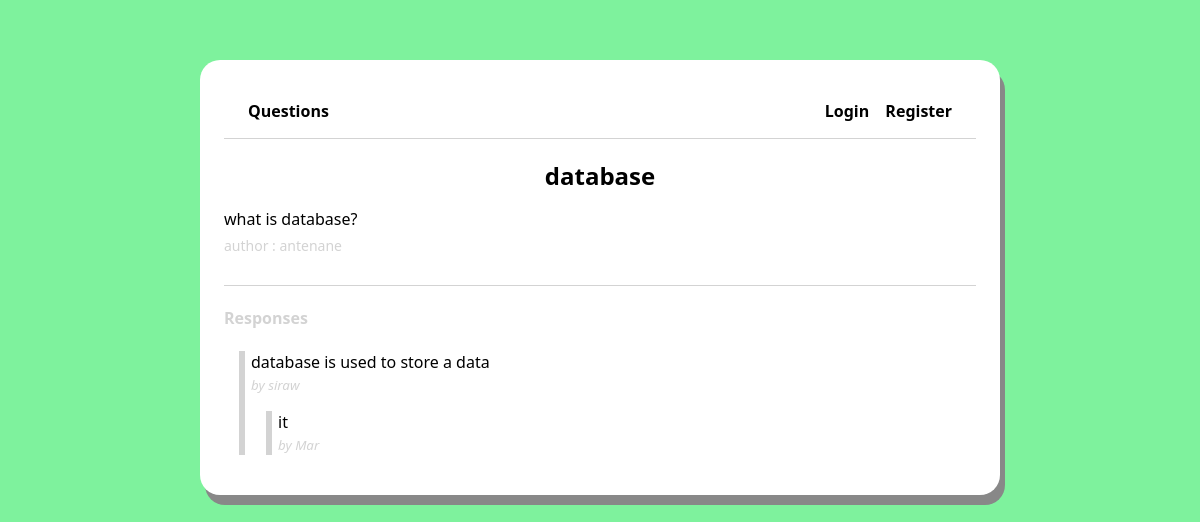
Page /question/4/ on the committed database.
### knowledge_portal/models.py (models this page shows, shortened)
class Question(models.Model):
    author = models.ForeignKey(User, null=False, on_delete=models.CASCADE)
    title = models.CharField(max_length=200, null=False)
    body = models.TextField(null=False)
    created_at = models.DateTimeField(auto_now_add=True)
    updated_at = models.DateTimeField(auto_now=True)
    def get_responses(self):
        return self.responses.filter(parent=None)

class Response(models.Model):
    user = models.ForeignKey(User, null=False, on_delete=models.CASCADE)
    question = models.ForeignKey(Question, null=False, on_delete=models.CASCADE, related_name='responses')
    parent = models.ForeignKey('self', null=True, blank=True, on_delete=models.CASCADE)
    body = models.TextField(null=False)
    created_at = models.DateTimeField(auto_now_add=True)
    updated_at = models.DateTimeField(auto_now=True)
    def get_responses(self):
        return Response.objects.filter(parent=self)

### knowledge_portal/views.py (the view, shortened to what this page needs)
# urls.py: path('question/<int:id>/', views.questionPage, name='question'),
def questionPage(request, id):
    response_form = NewResponseForm()
    reply_form = NewReplyForm()
    question = Question.objects.get(id=id)
    context = {
        'question': question,
        'response_form': response_form,
        'reply_form': reply_form,
    }
    return render(request, 'knowledge_portal/question.html', context)

### knowledge_portal/templates/Knowledge_portal/question.html (shortened to what this page needs)
{% extends 'knowledge_portal/page.html' %}
{% block content %}
<div class="page question-page">
<h2 class="question-title">{{question.title}}</h2>
<p class="question-body">{{question.body}}</p>
<span class="question-author">author : {{question.author.username}}</span>
<div class="responses-container">
  <h4 class="responses-container-heading">Responses</h4>
  {% if not question.responses.all %}
    <p class="no-responses-text">No responses yet</p>
  {% else %}
    {% for response in question.get_responses %}
      {% include 'knowledge_portal/response.html' with response=response %}
    {% endfor %}
  {% endif %}
</div>
</div>
{% endblock %}

### knowledge_portal/templates/Knowledge_portal/response.html (shortened to what this page needs)
<blockquote id="{{response.id}}">
    <p class="response-body">{{response.body}}</p>
    <small class="response-author">by {{response.user.username}}</small>
    {% for children in response.get_responses %}
    {% include 'knowledge_portal/response.html' with response=children %}
    {% endfor %}
</blockquote>

### rows in the picture
Question: title "database", body "what is database?", author.username "antenane"
Response: body "database is used to store a data", user.username "siraw"
Response: body "it", user.username "Mar"
